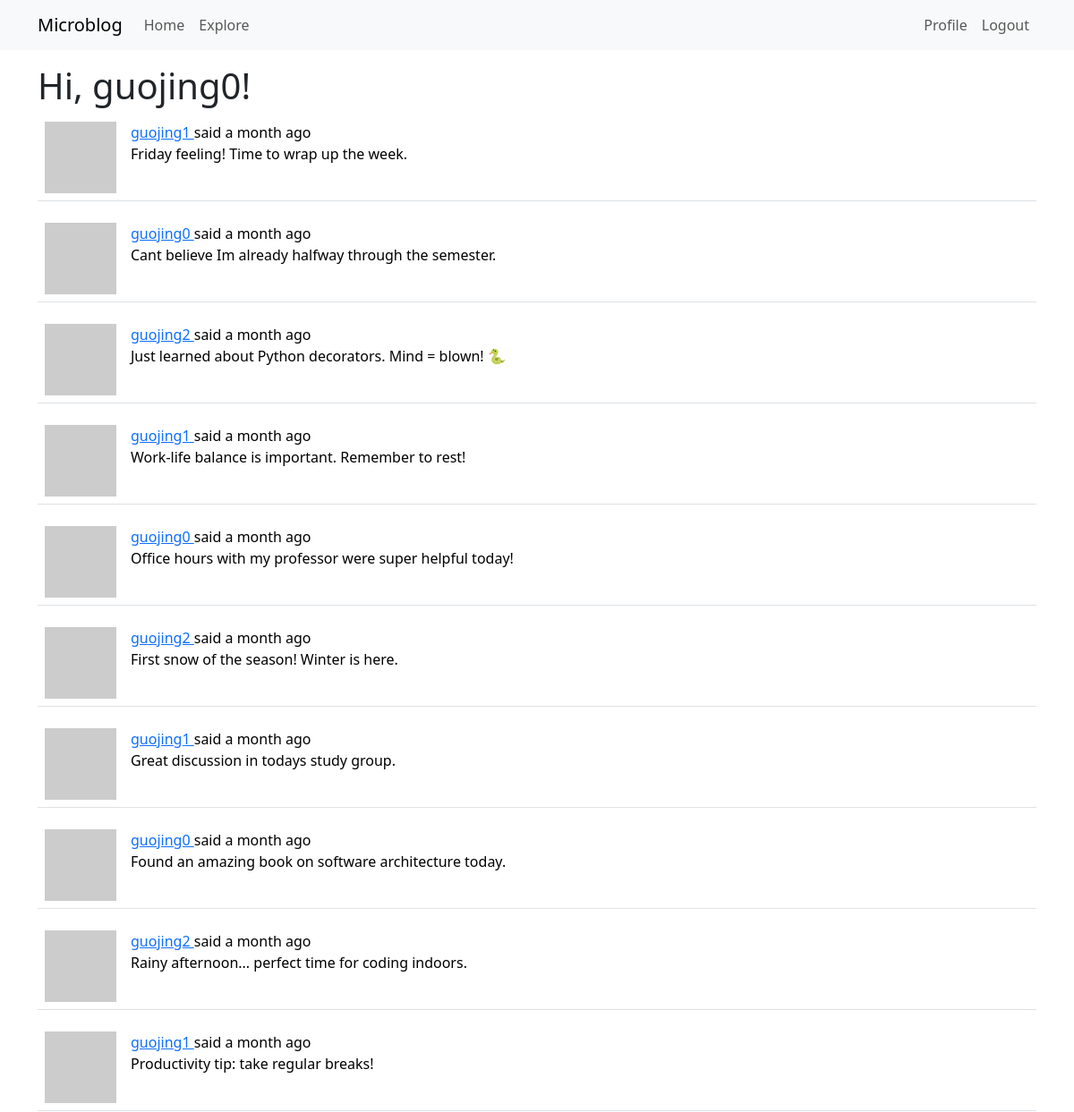
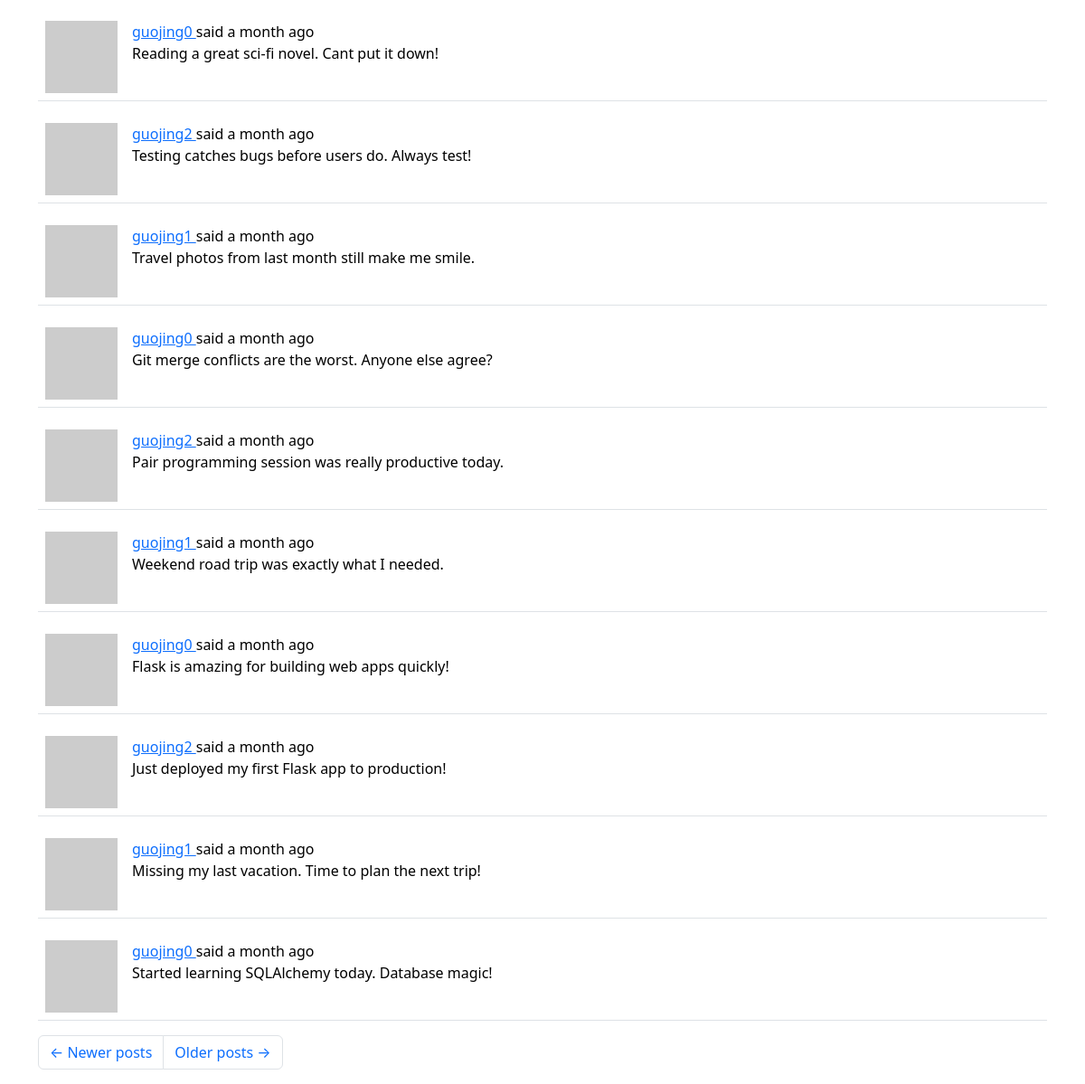
The app's page /explore?page=2 (signed in) with its own data (2 pictures, top to bottom).
### app/models.py (models this page shows, shortened)
class User(UserMixin, db.Model):
    id: orm.Mapped[int] = orm.mapped_column(primary_key=True)
    username: orm.Mapped[str] = orm.mapped_column(
        sa.String(64), index=True, unique=True
    )
    email: orm.Mapped[str] = orm.mapped_column(sa.String(120), index=True, unique=True)
    password_hash: orm.Mapped[str | None] = orm.mapped_column(sa.String(256))
    posts: orm.WriteOnlyMapped["Post"] = orm.relationship(back_populates="author")
    about_me: orm.Mapped[str | None] = orm.mapped_column(sa.String(140))
    last_seen: orm.Mapped[datetime | None] = orm.mapped_column(
        default=lambda: datetime.now(UTC)
    )
    following: orm.WriteOnlyMapped["User"] = orm.relationship(
        secondary=followers,
        primaryjoin=(followers.c.follower_id == id),
        secondaryjoin=(followers.c.followed_id == id),
        back_populates="followers",
    )
    followers: orm.WriteOnlyMapped["User"] = orm.relationship(
        secondary=followers,
        primaryjoin=(followers.c.followed_id == id),
        secondaryjoin=(followers.c.follower_id == id),
        back_populates="following",
    )
    def avatar(self, size):
        digest = md5(self.email.lower().encode("utf-8")).hexdigest()
        return f"https://www.gravatar.com/avatar/{digest}?d=identicon&s={size}"

class Post(db.Model):
    id: orm.Mapped[int] = orm.mapped_column(primary_key=True)
    body: orm.Mapped[str] = orm.mapped_column(sa.String(140))
    timestamp: orm.Mapped[datetime] = orm.mapped_column(
        index=True, default=lambda: datetime.now(UTC)
    )
    user_id: orm.Mapped[int] = orm.mapped_column(sa.ForeignKey("user.id"), index=True)
    author: orm.Mapped["User"] = orm.relationship(back_populates="posts")
    language: orm.Mapped[str | None] = orm.mapped_column(sa.String(5))

### app/routes.py (the view)
@app.route("/explore")
@login_required
def explore():
    page = request.args.get("page", 1, type=int)
    query = sa.select(Post).order_by(Post.timestamp.desc())
    posts = db.paginate(
        query, page=page, per_page=app.config["POSTS_PER_PAGE"], error_out=False
    )
    next_url = url_for("explore", page=posts.next_num) if posts.has_next else None
    prev_url = url_for("explore", page=posts.prev_num) if posts.has_prev else None
    return render_template(
        "index.html",
        title="Explore",
        posts=posts.items,
        next_url=next_url,
        prev_url=prev_url,
    )

### app/__init__.py (called while the page is built)
def get_locale_func():
    return request.accept_languages.best_match(app.config["LANGUAGES"])

### app/models.py (called while the page is built)
@login.user_loader
def load_user(id):
    return db.session.get(User, int(id))

### app/routes.py (called while the page is built)
@app.before_request
def before_request():
    if current_user.is_authenticated:
        current_user.last_seen = datetime.now(UTC)
        db.session.commit()
    g.locale = str(get_locale())

### app/templates/index.html (shortened to what this page needs)
{% extends "base.html" %}
{% import "bootstrap_wtf.html" as wtf %}
{% block content %}
    <h1>{{ _('Hi, %(username)s!', username=current_user.username) }}</h1>
    {% for post in posts %}
        {% include '_post.html' %}
    {% endfor %}
    <nav aria-label="Post navigation">
        <ul class="pagination">
            <li class="page-item{% if not prev_url %} disabled{% endif %}">
                <a class="page-link" href="{{ prev_url }}">
                    <span aria-hidden="true">&larr;</span> {{ _('Newer posts') }}
                </a>
            </li>
            <li class="page-item{% if not next_url %} disabled{% endif %}">
                <a class="page-link" href="{{ next_url }}">
                    {{ _('Older posts') }} <span aria-hidden="true">&rarr;</span>
                </a>
            </li>
        </ul>
    </nav>
{% endblock %}

### app/templates/_post.html (shortened to what this page needs)
<table class="table table-hover">
    <tr>
        <td width="70px">
            <a href="{{ url_for('user', username=post.author.username) }}">
                <img src="{{ post.author.avatar(70) }}" />
            </a>
        </td>
        <td>
            <a href="{{ url_for('user', username=post.author.username) }}">
                {{ post.author.username }}
            </a>
            {{ _('said') }} {{ moment(post.timestamp).fromNow() }}
            <br>
            <span id="post{{ post.id }}">{{ post.body }}</span>
        </td>
    </tr>
</table>

### records on screen
Post: author.username "guojing1", timestamp "a month ago", body "Friday feeling! Time to wrap up the week."
Post: author.username "guojing0", timestamp "a month ago", body "Cant believe Im already halfway through the semester."
Post: author.username "guojing2", timestamp "a month ago", body "Just learned about Python decorators. Mind = blown! 🐍"
Post: author.username "guojing1", timestamp "a month ago", body "Work-life balance is important. Remember to rest!"
Post: author.username "guojing0", timestamp "a month ago", body "Office hours with my professor were super helpful today!"
Post: author.username "guojing2", timestamp "a month ago", body "First snow of the season! Winter is here."
Post: author.username "guojing1", timestamp "a month ago", body "Great discussion in todays study group."
Post: author.username "guojing0", timestamp "a month ago", body "Found an amazing book on software architecture today."
Post: author.username "guojing2", timestamp "a month ago", body "Rainy afternoon... perfect time for coding indoors."
Post: author.username "guojing1", timestamp "a month ago", body "Productivity tip: take regular breaks!"
Post: author.username "guojing0", timestamp "a month ago", body "Reading a great sci-fi novel. Cant put it down!"
Post: author.username "guojing2", timestamp "a month ago", body "Testing catches bugs before users do. Always test!"
Post: author.username "guojing1", timestamp "a month ago", body "Travel photos from last month still make me smile."
Post: author.username "guojing0", timestamp "a month ago", body "Git merge conflicts are the worst. Anyone else agree?"
Post: author.username "guojing2", timestamp "a month ago", body "Pair programming session was really productive today."
Post: author.username "guojing1", timestamp "a month ago", body "Weekend road trip was exactly what I needed."
Post: author.username "guojing0", timestamp "a month ago", body "Flask is amazing for building web apps quickly!"
Post: author.username "guojing2", timestamp "a month ago", body "Just deployed my first Flask app to production!"
Post: author.username "guojing1", timestamp "a month ago", body "Missing my last vacation. Time to plan the next trip!"
Post: author.username "guojing0", timestamp "a month ago", body "Started learning SQLAlchemy today. Database magic!"
